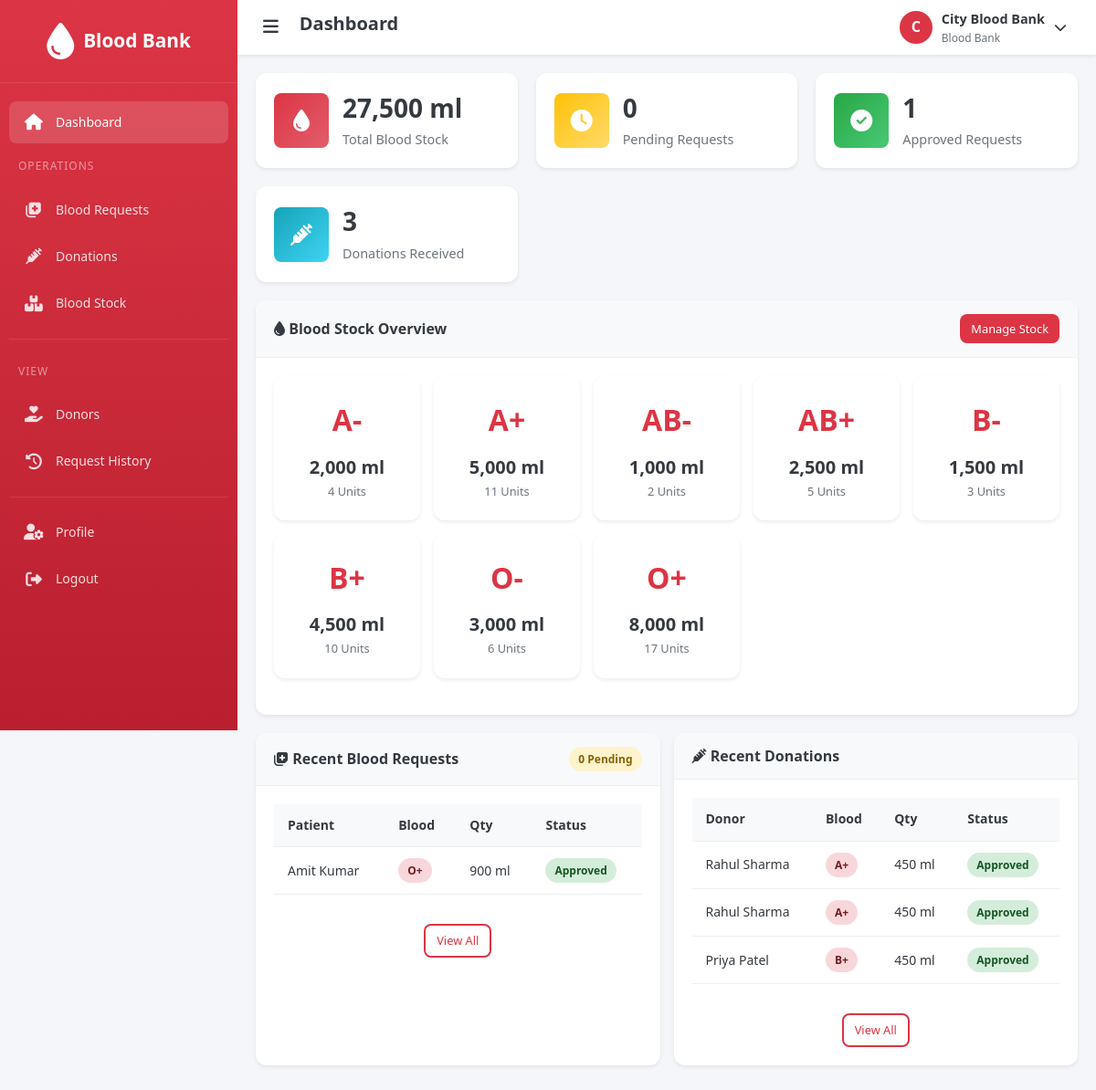
The app's page /bloodbank/dashboard.php (signed in) with its own data.
### tables this page shows
CREATE TABLE blood_bank (
    id INT PRIMARY KEY AUTO_INCREMENT,
    user_id INT,
    name VARCHAR(150) NOT NULL,
    address VARCHAR(255),
    state_id INT,
    city_id INT,
    location_id INT,
    phone VARCHAR(15),
    email VARCHAR(100),
    status ENUM('active', 'inactive') DEFAULT 'active',
    created_at TIMESTAMP DEFAULT CURRENT_TIMESTAMP,
    FOREIGN KEY (user_id) REFERENCES users(id) ON DELETE SET NULL,
    FOREIGN KEY (state_id) REFERENCES state(id) ON DELETE SET NULL,
    FOREIGN KEY (city_id) REFERENCES city(id) ON DELETE SET NULL,
    FOREIGN KEY (location_id) REFERENCES location(id) ON DELETE SET NULL
);

CREATE TABLE blood_group (
    id INT PRIMARY KEY AUTO_INCREMENT,
    group_name VARCHAR(10) NOT NULL UNIQUE
);

CREATE TABLE blood_request (
    id INT PRIMARY KEY AUTO_INCREMENT,
    patient_id INT NOT NULL,
    blood_bank_id INT,
    blood_group_id INT NOT NULL,
    quantity_ml INT NOT NULL,
    request_date DATE NOT NULL,
    required_date DATE,
    reason TEXT,
    urgency ENUM('normal', 'urgent', 'emergency') DEFAULT 'normal',
    status ENUM('pending', 'approved', 'rejected') DEFAULT 'pending',
    remarks TEXT,
    created_at TIMESTAMP DEFAULT CURRENT_TIMESTAMP,
    FOREIGN KEY (patient_id) REFERENCES patient(id) ON DELETE CASCADE,
    FOREIGN KEY (blood_bank_id) REFERENCES blood_bank(id) ON DELETE SET NULL,
    FOREIGN KEY (blood_group_id) REFERENCES blood_group(id) ON DELETE CASCADE
);

CREATE TABLE users (
    id INT PRIMARY KEY AUTO_INCREMENT,
    name VARCHAR(100) NOT NULL,
    email VARCHAR(100) UNIQUE NOT NULL,
    password VARCHAR(255) NOT NULL,
    phone VARCHAR(15),
    role ENUM('admin', 'bloodbank', 'donor', 'patient') NOT NULL,
    status ENUM('active', 'inactive', 'pending') DEFAULT 'active',
    created_at TIMESTAMP DEFAULT CURRENT_TIMESTAMP
);

CREATE TABLE donation (
    id INT PRIMARY KEY AUTO_INCREMENT,
    donor_id INT NOT NULL,
    blood_bank_id INT,
    blood_group_id INT NOT NULL,
    quantity_ml INT NOT NULL DEFAULT 450,
    donation_date DATE NOT NULL,
    notes TEXT,
    status ENUM('pending', 'approved', 'rejected') DEFAULT 'pending',
    remarks TEXT,
    created_at TIMESTAMP DEFAULT CURRENT_TIMESTAMP,
    FOREIGN KEY (donor_id) REFERENCES donor(id) ON DELETE CASCADE,
    FOREIGN KEY (blood_bank_id) REFERENCES blood_bank(id) ON DELETE SET NULL,
    FOREIGN KEY (blood_group_id) REFERENCES blood_group(id) ON DELETE CASCADE
);

### config/session.php (called while the page is built, shortened)
<?php
function getUserId() {
    return $_SESSION['user_id'] ?? null;
}
function getUserName() {
    return $_SESSION['user_name'] ?? 'User';
}
?>

### config/functions.php (called while the page is built, shortened)
<?php
require_once __DIR__ . '/database.php';
function getCount($table, $condition = "") {
    global $conn;
    $query = "SELECT COUNT(*) as count FROM $table";
    if ($condition) {
        $query .= " WHERE $condition";
    }
    $result = mysqli_query($conn, $query);
    $row = mysqli_fetch_assoc($result);
    return $row['count'] ?? 0;
}
function getBloodStockSummary($bloodBankId = null) {
    global $conn;
    $query = "SELECT bg.id, bg.group_name, COALESCE(SUM(bs.quantity_ml), 0) as total_quantity
              FROM blood_group bg
              LEFT JOIN blood_stock bs ON bg.id = bs.blood_group_id";
    if ($bloodBankId) {
        $bloodBankId = (int)$bloodBankId;
        $query .= " AND bs.blood_bank_id = $bloodBankId";
    }
    $query .= " GROUP BY bg.id, bg.group_name ORDER BY bg.group_name";
    $result = mysqli_query($conn, $query);
    return mysqli_fetch_all($result, MYSQLI_ASSOC);
}
function getTotalBloodQuantity($bloodBankId = null) {
    global $conn;
    $query = "SELECT COALESCE(SUM(quantity_ml), 0) as total FROM blood_stock";
    if ($bloodBankId) {
        $bloodBankId = (int)$bloodBankId;
        $query .= " WHERE blood_bank_id = $bloodBankId";
    }
    $result = mysqli_query($conn, $query);
    $row = mysqli_fetch_assoc($result);
    return $row['total'] ?? 0;
}
function getStatusBadge($status) {
    switch (strtolower($status)) {
        case 'approved':
        case 'active':
            return 'badge-success';
    }
}
function getBloodBankByUserId($userId) {
    global $conn;
    $userId = (int)$userId;
    $result = mysqli_query($conn, "SELECT * FROM blood_bank WHERE user_id = $userId");
    return mysqli_fetch_assoc($result);
}
?>

### bloodbank/dashboard.php (the view, shortened to what this page needs)
<?php
$pageTitle = 'Dashboard';
require_once '../includes/header.php';
$bloodBankInfo = getBloodBankByUserId(getUserId());
$bloodBankId = $bloodBankInfo['id'] ?? 0;
$bloodStock = getBloodStockSummary($bloodBankId);
$totalBloodQuantity = getTotalBloodQuantity($bloodBankId);
$approvedDonations = getCount('donation', "blood_bank_id = $bloodBankId AND status = 'approved'");
$pendingRequests = getCount('blood_request', "blood_bank_id = $bloodBankId AND status = 'pending'");
$approvedRequests = getCount('blood_request', "blood_bank_id = $bloodBankId AND status = 'approved'");
$recentRequestsQuery = "SELECT br.*, p.user_id, u.name as patient_name, u.phone, bg.group_name
                        FROM blood_request br
                        JOIN patient p ON br.patient_id = p.id
                        JOIN users u ON p.user_id = u.id
                        JOIN blood_group bg ON br.blood_group_id = bg.id
                        WHERE br.blood_bank_id = $bloodBankId
                        ORDER BY br.created_at DESC LIMIT 5";
$recentRequests = mysqli_fetch_all(mysqli_query($conn, $recentRequestsQuery), MYSQLI_ASSOC);
$recentDonationsQuery = "SELECT d.*, dn.user_id, u.name as donor_name, bg.group_name
                         FROM donation d
                         JOIN donor dn ON d.donor_id = dn.id
                         JOIN users u ON dn.user_id = u.id
                         JOIN blood_group bg ON d.blood_group_id = bg.id
                         WHERE d.blood_bank_id = $bloodBankId
                         ORDER BY d.created_at DESC LIMIT 5";
$recentDonations = mysqli_fetch_all(mysqli_query($conn, $recentDonationsQuery), MYSQLI_ASSOC);
require_once '../includes/bloodbank_sidebar.php';
?>
<div class="stats-grid">
    <div class="stat-card">
        <div class="stat-icon bg-danger">
            <i class="fas fa-tint"></i>
        </div>
        <div class="stat-details">
            <h4><?php echo number_format($totalBloodQuantity); ?> ml</h4>
            <p>Total Blood Stock</p>
        </div>
    </div>
    <div class="stat-card">
        <div class="stat-icon bg-warning">
            <i class="fas fa-clock"></i>
        </div>
        <div class="stat-details">
            <h4><?php echo $pendingRequests; ?></h4>
            <p>Pending Requests</p>
        </div>
    </div>
    <div class="stat-card">
        <div class="stat-icon bg-success">
            <i class="fas fa-check-circle"></i>
        </div>
        <div class="stat-details">
            <h4><?php echo $approvedRequests; ?></h4>
            <p>Approved Requests</p>
        </div>
    </div>
    <div class="stat-card">
        <div class="stat-icon bg-info">
            <i class="fas fa-syringe"></i>
        </div>
        <div class="stat-details">
            <h4><?php echo $approvedDonations; ?></h4>
            <p>Donations Received</p>
        </div>
    </div>
</div>
<div class="card">
    <div class="card-header">
        <h3><i class="fas fa-tint"></i> Blood Stock Overview</h3>
        <a href="blood_stock.php" class="btn btn-sm btn-primary">Manage Stock</a>
    </div>
    <div class="card-body">
        <div class="blood-group-grid">
            <?php foreach ($bloodStock as $stock): ?>
                <div class="blood-card">
                    <div class="blood-type"><?php echo $stock['group_name']; ?></div>
                    <div class="blood-quantity"><?php echo number_format($stock['total_quantity']); ?> ml</div>
                    <div class="blood-label"><?php echo floor($stock['total_quantity'] / 450); ?> Units</div>
                </div>
            <?php endforeach; ?>
        </div>
    </div>
</div>
<div class="form-row">
    <div class="card">
        <div class="card-header">
            <h3><i class="fas fa-notes-medical"></i> Recent Blood Requests</h3>
            <span class="badge badge-warning"><?php echo $pendingRequests; ?> Pending</span>
        </div>
        <div class="card-body">
            <?php if (count($recentRequests) > 0): ?>
                <div class="table-responsive">
                    <table class="table">
                        <thead>
                            <tr>
                                <th>Patient</th>
                                <th>Blood</th>
                                <th>Qty</th>
                                <th>Status</th>
                            </tr>
                        </thead>
                        <tbody>
                            <?php foreach ($recentRequests as $request): ?>
                                <tr>
                                    <td><?php echo htmlspecialchars($request['patient_name']); ?></td>
                                    <td><span class="badge badge-danger"><?php echo $request['group_name']; ?></span></td>
                                    <td><?php echo $request['quantity_ml']; ?> ml</td>
                                    <td><span class="badge <?php echo getStatusBadge($request['status']); ?>"><?php echo ucfirst($request['status']); ?></span></td>
                                </tr>
                            <?php endforeach; ?>
                        </tbody>
                    </table>
                </div>
                <div class="text-center mt-2">
                    <a href="blood_requests.php" class="btn btn-sm btn-outline">View All</a>
                </div>
            <?php endif; ?>
        </div>
    </div>
    <div class="card">
        <div class="card-header">
            <h3><i class="fas fa-syringe"></i> Recent Donations</h3>
        </div>
        <div class="card-body">
            <?php if (count($recentDonations) > 0): ?>
                <div class="table-responsive">
                    <table class="table">
                        <thead>
                            <tr>
                                <th>Donor</th>
                                <th>Blood</th>
                                <th>Qty</th>
                                <th>Status</th>
                            </tr>
                        </thead>
                        <tbody>
                            <?php foreach ($recentDonations as $donation): ?>
                                <tr>
                                    <td><?php echo htmlspecialchars($donation['donor_name']); ?></td>
                                    <td><span class="badge badge-danger"><?php echo $donation['group_name']; ?></span></td>
                                    <td><?php echo $donation['quantity_ml']; ?> ml</td>
                                    <td><span class="badge <?php echo getStatusBadge($donation['status']); ?>"><?php echo ucfirst($donation['status']); ?></span></td>
                                </tr>
                            <?php endforeach; ?>
                        </tbody>
                    </table>
                </div>
                <div class="text-center mt-2">
                    <a href="donations.php" class="btn btn-sm btn-outline">View All</a>
                </div>
            <?php endif; ?>
        </div>
    </div>
</div>
    </div>
</main>
<?php require_once '../includes/footer.php'; ?>

### includes/bloodbank_sidebar.php (shortened to what this page needs)
<?php
$currentPage = basename($_SERVER['PHP_SELF'], '.php');
$bloodBankInfo = getBloodBankByUserId(getUserId());
?>
<aside class="sidebar">
    <div class="sidebar-header">
        <a href="/blood_bank/bloodbank/dashboard.php" class="logo">
            <i class="fas fa-tint"></i>
            <span class="logo-text">Blood Bank</span>
        </a>
    </div>
    <nav class="sidebar-menu">
        <div class="menu-item">
            <a href="/blood_bank/bloodbank/dashboard.php" class="menu-link <?php echo $currentPage === 'dashboard' ? 'active' : ''; ?>">
                <i class="fas fa-home"></i>
                <span>Dashboard</span>
            </a>
        </div>
        <div class="menu-title">Operations</div>
        <div class="menu-item">
            <a href="/blood_bank/bloodbank/blood_requests.php" class="menu-link <?php echo $currentPage === 'blood_requests' ? 'active' : ''; ?>">
                <i class="fas fa-notes-medical"></i>
                <span>Blood Requests</span>
            </a>
        </div>
        <div class="menu-item">
            <a href="/blood_bank/bloodbank/donations.php" class="menu-link <?php echo $currentPage === 'donations' ? 'active' : ''; ?>">
                <i class="fas fa-syringe"></i>
                <span>Donations</span>
            </a>
        </div>
        <div class="menu-item">
            <a href="/blood_bank/bloodbank/blood_stock.php" class="menu-link <?php echo $currentPage === 'blood_stock' ? 'active' : ''; ?>">
                <i class="fas fa-boxes"></i>
                <span>Blood Stock</span>
            </a>
        </div>
        <div class="menu-divider"></div>
        <div class="menu-title">View</div>
        <div class="menu-item">
            <a href="/blood_bank/bloodbank/donors.php" class="menu-link <?php echo $currentPage === 'donors' ? 'active' : ''; ?>">
                <i class="fas fa-hand-holding-heart"></i>
                <span>Donors</span>
            </a>
        </div>
        <div class="menu-item">
            <a href="/blood_bank/bloodbank/request_history.php" class="menu-link <?php echo $currentPage === 'request_history' ? 'active' : ''; ?>">
                <i class="fas fa-history"></i>
                <span>Request History</span>
            </a>
        </div>
        <div class="menu-divider"></div>
        <div class="menu-item">
            <a href="/blood_bank/bloodbank/profile.php" class="menu-link <?php echo $currentPage === 'profile' ? 'active' : ''; ?>">
                <i class="fas fa-user-cog"></i>
                <span>Profile</span>
            </a>
        </div>
        <div class="menu-item">
            <a href="/blood_bank/logout.php" class="menu-link">
                <i class="fas fa-sign-out-alt"></i>
                <span>Logout</span>
            </a>
        </div>
    </nav>
</aside>
<main class="main-content">
    <header class="header">
        <div class="header-left">
            <button class="toggle-sidebar" type="button">
                <i class="fas fa-bars"></i>
            </button>
            <h1 class="page-title"><?php echo $pageTitle ?? 'Dashboard'; ?></h1>
        </div>
        <div class="header-right">
            <div class="user-dropdown">
                <div class="dropdown-toggle">
                    <div class="user-avatar"><?php echo $userInitial; ?></div>
                    <div class="user-info">
                        <div class="user-name"><?php echo $bloodBankInfo['name'] ?? getUserName(); ?></div>
                        <div class="user-role">Blood Bank</div>
                    </div>
                    <i class="fas fa-chevron-down"></i>
                </div>
            </div>
        </div>
    </header>
    <div class="content-wrapper">

### records on screen
blood_bank: name "City Blood Bank"
blood_group: group_name "A-", total_quantity "2,000", total_quantity "4"
blood_group: group_name "A+", total_quantity "5,000", total_quantity "11"
blood_group: group_name "AB-", total_quantity "1,000", total_quantity "2"
blood_group: group_name "AB+", total_quantity "2,500", total_quantity "5"
blood_group: group_name "B-", total_quantity "1,500", total_quantity "3"
blood_group: group_name "B+", total_quantity "4,500", total_quantity "10"
blood_group: group_name "O-", total_quantity "3,000", total_quantity "6"
blood_group: group_name "O+", total_quantity "8,000", total_quantity "17"
blood_request: users.name "Amit Kumar", blood_group.group_name "O+", quantity_ml "900", status "Approved"
donation: users.name "Rahul Sharma", blood_group.group_name "A+", quantity_ml "450", status "Approved"
donation: users.name "Rahul Sharma", blood_group.group_name "A+", quantity_ml "450", status "Approved"
donation: users.name "Priya Patel", blood_group.group_name "B+", quantity_ml "450", status "Approved"

### other values on screen
$pageTitle "Dashboard"
$userInitial "C"
$totalBloodQuantity "27,500"
$pendingRequests "0"
$approvedRequests "1"
$approvedDonations "3"
